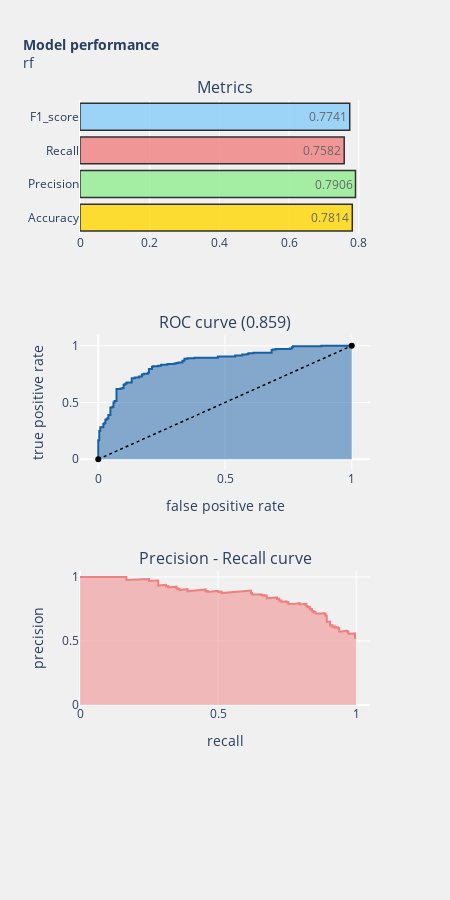

The notebook cell saved with this chart:
### Code cell
y_pred = rf.predict(test)
y_score = rf.predict_proba(test)[:,1]

model_performance_plot('rf')
